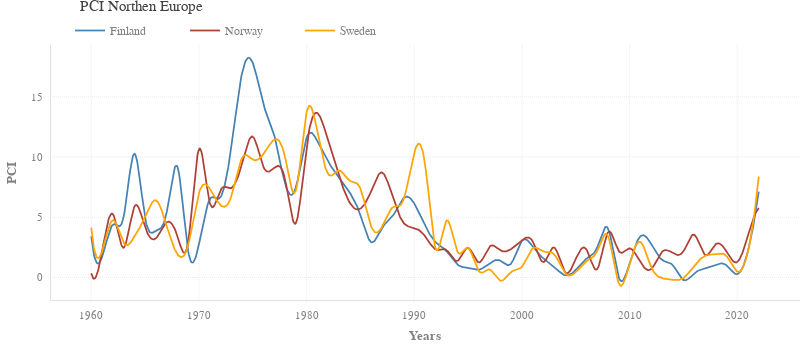

Source (notebook cell):
### Code cell
fig = pl_figure(figsize=(800, 350))

# pl_plot(
#     go.Scatter(x=data.index, y=data['Finland'], mode='lines+markers', line_color=palette[0], name='Finland'), fig)

pl_plot(
    go.Scatter(
        x=smoothed(data['Finland'][:-1]).index,
        y=smoothed(data['Finland'][:-1]).values.ravel(),
        mode='lines', line_color=palette[2], hoverinfo='skip',
        name='Finland'), fig)
pl_plot(
    go.Scatter(
        x=data['Finland'][:-1].index,
        y=data['Finland'][:-1],
        marker=dict(opacity=0, size=6),
        # hoverlabel=dict(bordercolor=palette[2], font=dict(color='white')),
        mode='markers', line_color=palette[2], showlegend=False, name='Finland'), fig)

pl_plot(
    go.Scatter(
        x=smoothed(data['Norway'][:-1]).index,
        y=smoothed(data['Norway'][:-1]).values.ravel(),
        mode='lines', line_color=palette[1], hoverinfo='skip', name='Norway'), fig)
pl_plot(
    go.Scatter(
        x=data['Norway'][:-1].index,
        y=data['Norway'][:-1],
        marker=dict(opacity=0, size=6),
        # hoverlabel=dict(bordercolor=palette[1], font=dict(color='white')),
        mode='markers', line_color=palette[1], showlegend=False, name='Norway'), fig)

pl_plot(
    go.Scatter(
        x=smoothed(data['Sweden'][:-1]).index,
        y=smoothed(data['Sweden'][:-1]).values.ravel(),
        mode='lines', line_color=palette[4], hoverinfo='skip', name='Sweden'), fig)
pl_plot(
    go.Scatter(
        x=data['Sweden'][:-1].index,
        y=data['Sweden'][:-1],
        marker=dict(opacity=0, size=6),
        # hoverlabel=dict(bordercolor=palette[4], font=dict(color='white')),
        mode='markers', line_color=palette[4], showlegend=False, name='Sweden'), fig)

pl_labels(x='Years', y='PCI')
pl_title('PCI Northen Europe')

fig.update_xaxes(showspikes=True, spikedash='3px', spikecolor=palette[-3], spikesnap="cursor", spikemode="across", spikethickness=1)
# fig.update_yaxes(showspikes=True, spikecolor=palette[-3], spikesnap="cursor", spikemode="across", spikethickness=1)

fig.show(config=config)
pl_savefig(fig, 'pci_scandinavia', dir=path_save_img, config=config)

### Figure 1 — Plotly figure (JSON) as saved in the notebook; plotly's stock layout.template omitted (floating-point values rounded to 4 significant figures; data arrays with more than 128 entries replaced by an {"elided": "..."} marker saying what was removed)
{"data": [{"hoverinfo": "skip", "line": {"color": "#4682B4"}, "mode": "lines", "name": "Finland", "type": "scatter", "x": {"elided": "1000 float values"}, "y": {"elided": "1000 float values"}}, {"line": {"color": "#4682B4"}, "marker": {"opacity": 0, "size": 6}, "mode": "markers", "name": "Finland", "showlegend": false, "type": "scatter", "x": [1960, 1961, 1962, 1963, 1964, 1965, 1966, 1967, 1968, 1969, 1970, 1971, 1972, 1973, 1974, 1975, 1976, 1977, 1978, 1979, 1980, 1981, 1982, 1983, 1984, 1985, 1986, 1987, 1988, 1989, 1990, 1991, 1992, 1993, 1994, 1995, 1996, 1997, 1998, 1999, 2000, 2001, 2002, 2003, 2004, 2005, 2006, 2007, 2008, 2009, 2010, 2011, 2012, 2013, 2014, 2015, 2016, 2017, 2018, 2019, 2020, 2021, 2022], "y": [3.418, 1.691, 4.384, 4.996, 10.28, 4.941, 3.874, 5.378, 9.192, 2.206, 2.74, 6.476, 6.662, 10.75, 16.94, 17.81, 14.34, 11.79, 7.799, 7.467, 11.59, 11.31, 9.585, 8.366, 7.068, 5.196, 2.934, 4.113, 5.086, 6.593, 6.15, 4.31, 2.919, 2.191, 1.089, 0.7912, 0.6292, 1.193, 1.399, 1.162, 3.042, 2.578, 1.571, 0.8774, 0.1871, 0.6239, 1.567, 2.511, 4.066, -9.174e-07, 1.184, 3.417, 2.808, 1.478, 1.041, -0.2079, 0.3567, 0.754, 1.084, 1.024, 0.2906, 2.195, 7.124]}, {"hoverinfo": "skip", "line": {"color": "#AF4035"}, "mode": "lines", "name": "Norway", "type": "scatter", "x": {"elided": "1000 float values"}, "y": {"elided": "1000 float values"}}, {"line": {"color": "#AF4035"}, "marker": {"opacity": 0, "size": 6}, "mode": "markers", "name": "Norway", "showlegend": false, "type": "scatter", "x": [1960, 1961, 1962, 1963, 1964, 1965, 1966, 1967, 1968, 1969, 1970, 1971, 1972, 1973, 1974, 1975, 1976, 1977, 1978, 1979, 1980, 1981, 1982, 1983, 1984, 1985, 1986, 1987, 1988, 1989, 1990, 1991, 1992, 1993, 1994, 1995, 1996, 1997, 1998, 1999, 2000, 2001, 2002, 2003, 2004, 2005, 2006, 2007, 2008, 2009, 2010, 2011, 2012, 2013, 2014, 2015, 2016, 2017, 2018, 2019, 2020, 2021, 2022], "y": [0.3605, 2.155, 5.274, 2.472, 5.867, 4.187, 3.251, 4.579, 3.448, 2.963, 10.64, 6.224, 7.258, 7.419, 9.412, 11.69, 9.161, 9.104, 8.162, 4.51, 10.88, 13.64, 11.34, 8.465, 6.218, 5.715, 7.176, 8.717, 6.676, 4.546, 4.131, 3.438, 2.328, 2.288, 1.376, 2.46, 1.263, 2.567, 2.252, 2.366, 3.086, 3.004, 1.287, 2.488, 0.4545, 1.532, 2.329, 0.7126, 3.754, 2.197, 2.419, 1.285, 0.6969, 2.12, 2.042, 2.171, 3.55, 1.875, 2.765, 2.168, 1.287, 3.484, 5.764]}, {"hoverinfo": "skip", "line": {"color": "#FFA500"}, "mode": "lines", "name": "Sweden", "type": "scatter", "x": {"elided": "1000 float values"}, "y": {"elided": "1000 float values"}}, {"line": {"color": "#FFA500"}, "marker": {"opacity": 0, "size": 6}, "mode": "markers", "name": "Sweden", "showlegend": false, "type": "scatter", "x": [1960, 1961, 1962, 1963, 1964, 1965, 1966, 1967, 1968, 1969, 1970, 1971, 1972, 1973, 1974, 1975, 1976, 1977, 1978, 1979, 1980, 1981, 1982, 1983, 1984, 1985, 1986, 1987, 1988, 1989, 1990, 1991, 1992, 1993, 1994, 1995, 1996, 1997, 1998, 1999, 2000, 2001, 2002, 2003, 2004, 2005, 2006, 2007, 2008, 2009, 2010, 2011, 2012, 2013, 2014, 2015, 2016, 2017, 2018, 2019, 2020, 2021, 2022], "y": [4.142, 2.158, 4.766, 2.872, 3.388, 5.013, 6.405, 4.289, 1.943, 2.692, 7.016, 7.396, 6.007, 6.718, 9.912, 9.78, 10.25, 11.44, 9.995, 7.21, 13.71, 12.1, 8.589, 8.873, 8.044, 7.373, 4.236, 4.189, 5.825, 6.443, 10.37, 9.445, 2.374, 4.728, 2.158, 2.455, 0.5331, 0.6584, -0.2671, 0.4622, 0.8991, 2.406, 2.158, 1.926, 0.3737, 0.4532, 1.36, 2.212, 3.437, -0.4945, 1.158, 2.961, 0.8884, -0.04429, -0.1796, -0.04678, 0.9843, 1.794, 1.954, 1.784, 0.4974, 2.163, 8.369]}], "layout": {"autosize": false, "height": 350, "margin": {"t": 45}, "title": {"text": "PCI Northen Europe"}, "width": 800, "xaxis": {"autorange": true, "range": [1956.0, 2026.0], "showspikes": true, "side": "right", "spikecolor": "#A5A5A5", "spikedash": "3px", "spikemode": "across", "spikesnap": "cursor", "spikethickness": 1, "title": {"font": {"weight": "bold"}, "standoff": 10, "text": "Years"}, "type": "linear"}, "yaxis": {"autorange": true, "range": [-1.863, 19.29], "title": {"font": {"weight": "bold"}, "standoff": 10, "text": "PCI"}, "type": "linear"}}}
